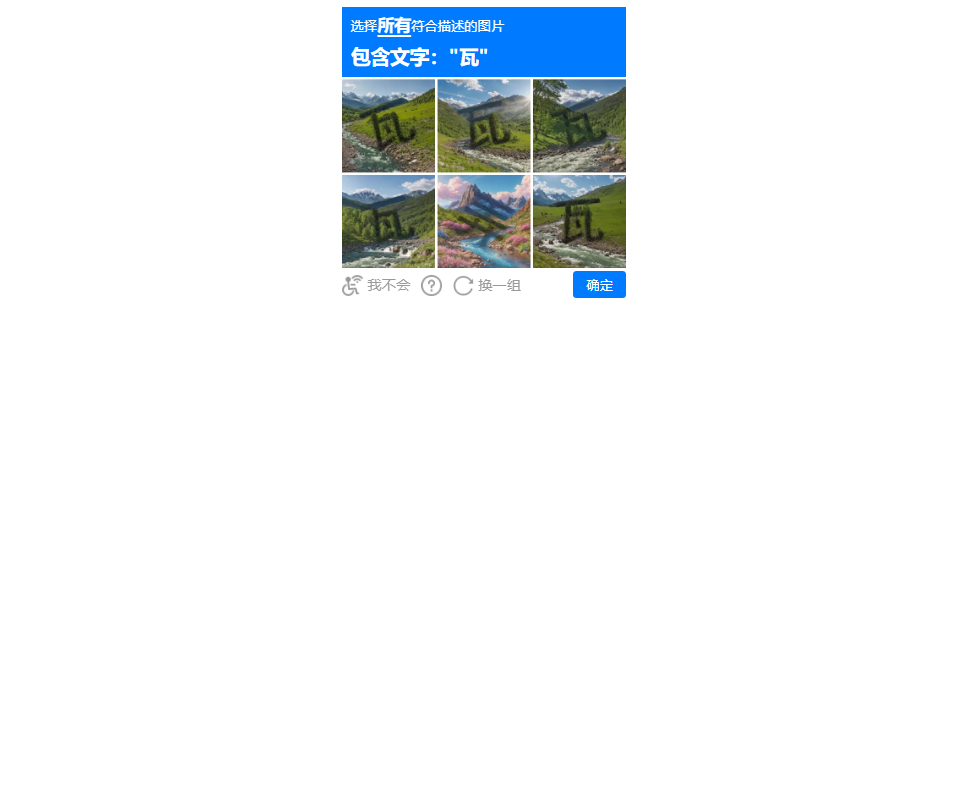
#> input picture tmp/shot3.png, 970 x 805 px, found by its file name
$ python crop2.py
#> lines starting #> are read from the running program, lines starting #| are printed output that depends on the picture

from PIL import Image
im=Image.open(r"C:/Users/Administrator/penguis/qqclient/tmp/shot3.png")
#> im is the input picture: PIL image 970x805 RGB; mean R, G, B 238.8, 242.4, 244.5
# grid approx
x0,x1=340,630; y0,y1=78,285
w=(x1-x0)/3; h=(y1-y0)/2
tiles=[]
for r in range(2):
    for c in range(3):
        box=(int(x0+c*w),int(y0+r*h),int(x0+(c+1)*w),int(y0+(r+1)*h))
        tiles.append(im.crop(box).resize((int(w*5),int(h*5)),Image.LANCZOS))
#> after the loop, tiles = 6 items
W,H=tiles[0].size
#> W = 483; H = 517
comp=Image.new("RGB",(W*3+20,H*2+10),(255,255,255))
#> comp: PIL image 1469x1044 RGB; every value is 255
for i,t in enumerate(tiles):
    comp.paste(t,((i%3)*(W+10),(i//3)*(H+10)))
#> this loop made 6 passes
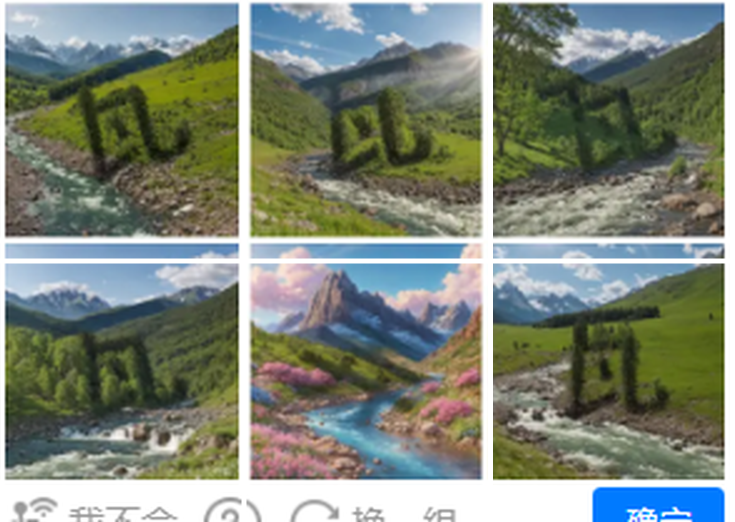
#> comp: PIL image 1469x1044 RGB (shown at 1/2 size); mean R, G, B 126, 134.5, 122.3
comp.save(r"C:/Users/Administrator/penguis/qqclient/tmp/grid5x.png")
print(comp.size)
#| (1469, 1044)
